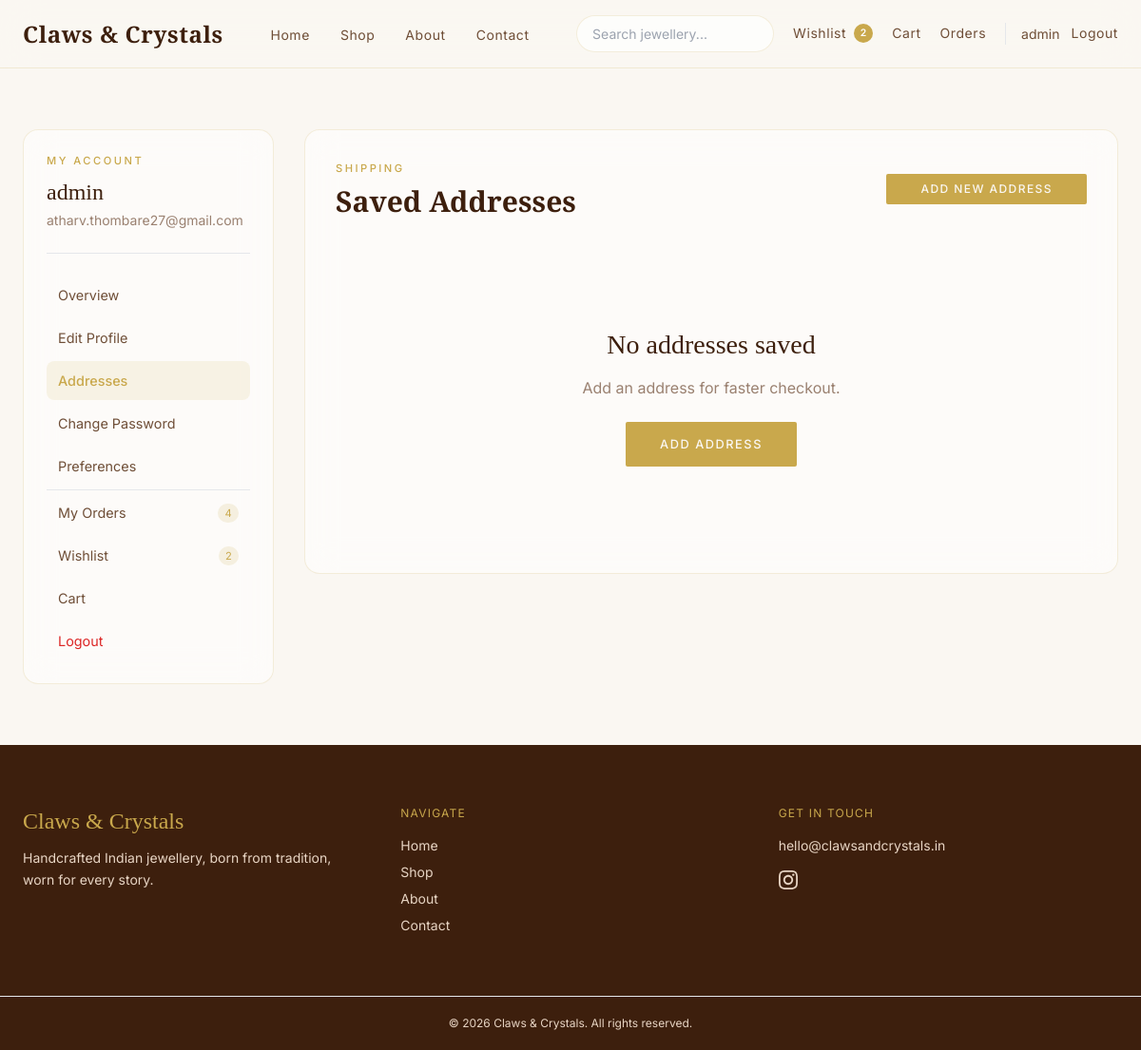
Page /accounts/profile/addresses/ (signed in) on the earlier database version.
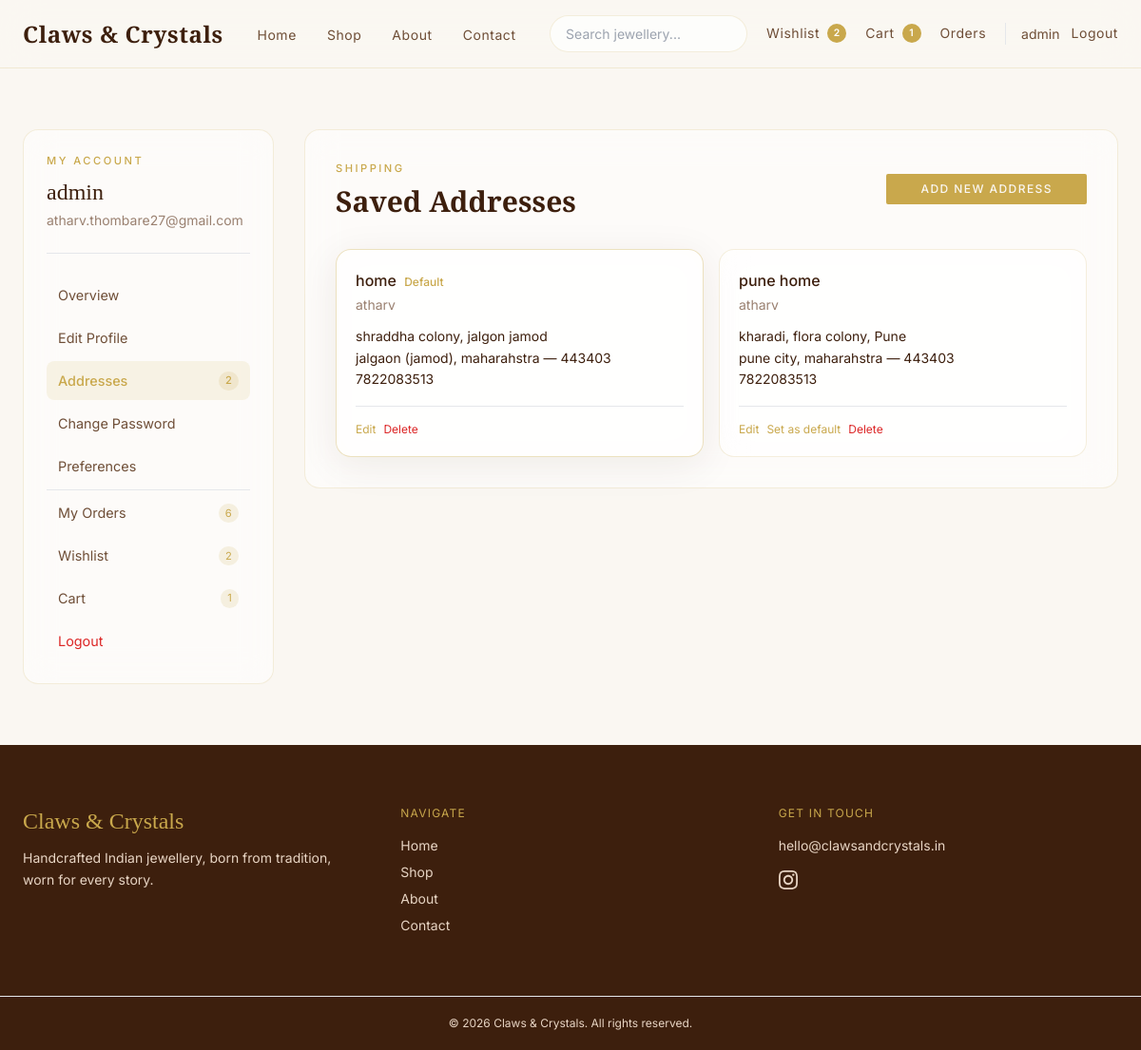
Same page on the later database version.
### accounts/models.py (models this page shows, shortened)
class ShippingAddress(models.Model):
    user = models.ForeignKey(
        settings.AUTH_USER_MODEL,
        on_delete=models.CASCADE,
        related_name="shipping_addresses",
    )
    label = models.CharField(max_length=50, default="Home")
    full_name = models.CharField(max_length=255)
    email = models.EmailField()
    phone = models.CharField(max_length=20)
    address = models.TextField()
    city = models.CharField(max_length=100)
    state = models.CharField(max_length=100)
    pincode = models.CharField(max_length=20)
    is_default = models.BooleanField(default=False)
    created_at = models.DateTimeField(auto_now_add=True)
    class Meta:
        ordering = ["-is_default", "-created_at"]

### accounts/profile_views.py (the view)
# urls.py: path("profile/addresses/", profile_addresses, name="profile_addresses"),
@login_required
def profile_addresses(request):
    user = request.user
    addresses = ShippingAddress.objects.filter(user=user)
    return render(
        request,
        "accounts/profile/addresses.html",
        {
            **_profile_context(user, "addresses"),
            "addresses": addresses,
        },
    )

### accounts/profile_views.py (called while the page is built)
def _profile_context(user, active_section):
    return {
        "active_section": active_section,
        "order_count": Order.objects.filter(user=user).count(),
        "address_count": ShippingAddress.objects.filter(user=user).count(),
        "wishlist_count": Wishlist.objects.filter(user=user).count(),
        "cart_count": CartItem.objects.filter(user=user).count(),
    }

### cart/context_processors.py (called while the page is built)
def navbar_counts(request):
    cart_count = 0
    wishlist_count = 0
    if request.user.is_authenticated:
        cart_count = (
            CartItem.objects.filter(
                user=request.user
            ).aggregate(
                total=Sum("quantity")
            )["total"]
            or 0
        )
        wishlist_count = Wishlist.objects.filter(
            user=request.user
        ).count()
    return {
        "cart_count": cart_count,
        "wishlist_count": wishlist_count,
    }

### templates/accounts/profile/addresses.html (shortened to what this page needs)
{% extends "accounts/profile/base_profile.html" %}
{% block profile_content %}
<div class="glass-card p-6 md:p-8">
    <div class="flex flex-col sm:flex-row justify-between items-start sm:items-center gap-4 mb-8">
        <div>
            <span class="section-eyebrow">Shipping</span>
            <h1 class="section-title text-left !text-3xl">Saved Addresses</h1>
        </div>
        <a href="{% url 'profile_address_add' %}" class="btn-primary !text-xs !py-2">Add New Address</a>
    </div>
    {% if addresses %}
    <div class="grid sm:grid-cols-2 gap-4">
        {% for address in addresses %}
        <div class="glass-card p-5 {% if address.is_default %}glass-card--selected{% endif %}">
            <div class="flex justify-between items-start mb-3">
                <div>
                    <p class="font-medium text-brown">
                        {{ address.label }}
                        {% if address.is_default %}
                        <span class="text-xs text-gold ml-1">Default</span>
                        {% endif %}
                    </p>
                    <p class="text-sm text-muted mt-1">{{ address.full_name }}</p>
                </div>
            </div>
            <p class="text-sm text-brown leading-relaxed">
                {{ address.address }}<br>
                {{ address.city }}, {{ address.state }} — {{ address.pincode }}<br>
                {{ address.phone }}
            </p>
            <div class="flex flex-wrap gap-2 mt-4 pt-4 border-t border-gold/10">
                <a href="{% url 'profile_address_edit' address.id %}"
                    class="text-xs text-gold hover:underline">Edit</a>
                {% if not address.is_default %}
                <a href="{% url 'profile_address_set_default' address.id %}"
                    class="text-xs text-gold hover:underline">Set as default</a>
                {% endif %}
                <a href="{% url 'profile_address_delete' address.id %}"
                    class="text-xs text-red-600 hover:underline">Delete</a>
            </div>
        </div>
        {% endfor %}
    </div>
    {% else %}
    <div class="empty-state">
        <h3 class="empty-state__title">No addresses saved</h3>
        <p class="empty-state__text">Add an address for faster checkout.</p>
        <a href="{% url 'profile_address_add' %}" class="btn-primary mt-6">Add Address</a>
    </div>
    {% endif %}
</div>
{% endblock %}

### templates/partials/navbar.html (shortened to what this page needs)
<nav class="site-nav sticky top-0 z-50" id="site-nav">
    <div class="page-container py-4">
        <div class="flex items-center justify-between gap-4">
            <a href="/"
                class="font-serif text-2xl font-semibold tracking-wide text-brown hover:text-gold transition-colors shrink-0">
                Claws &amp; Crystals
            </a>
            <ul class="hidden lg:flex items-center gap-8">
                <li><a href="/" class="nav-link">Home</a></li>
                <li><a href="{% url 'product_list' %}" class="nav-link">Shop</a></li>
                <li><a href="{% url 'about' %}" class="nav-link">About</a></li>
                <li><a href="{% url 'contact' %}" class="nav-link">Contact</a></li>
            </ul>
            <div class="hidden lg:flex items-center gap-5">
                <form method="GET" action="{% url 'product_list' %}">
                    <input type="text" name="q" placeholder="Search jewellery..."
                        value="{{ request.GET.q }}" class="search-input">
                </form>
                <a href="{% url 'wishlist' %}" class="nav-link flex items-center gap-2">
                    Wishlist
                    {% if wishlist_count %}
                    <span class="badge-count">{{ wishlist_count }}</span>
                    {% endif %}
                </a>
                <a href="{% url 'cart' %}" class="nav-link flex items-center gap-2">
                    Cart
                    {% if cart_count %}
                    <span class="badge-count">{{ cart_count }}</span>
                    {% endif %}
                </a>
                <a href="{% url 'my_orders' %}" class="nav-link">Orders</a>
                {% if request.user.is_authenticated %}
                <div class="flex items-center gap-3 pl-4 border-l border-gold/20">
                    <a href="{% url 'profile' %}" class="text-sm text-brown-mid hover:text-gold transition-colors">
                        {{ request.user.username }}
                    </a>
                    <a href="{% url 'logout' %}" class="nav-link">Logout</a>
                </div>
                {% else %}
                <div class="flex items-center gap-3 pl-4 border-l border-gold/20">
                    <a href="{% url 'login' %}" class="nav-link">Login</a>
                    <a href="{% url 'register' %}" class="btn-primary !py-2 !px-5 !text-xs">Register</a>
                </div>
                {% endif %}
            </div>
        </div>
    </div>
</nav>

### templates/accounts/partials/profile_sidebar.html
<aside class="lg:col-span-1">
    <div class="glass-card p-6 lg:sticky lg:top-28">
        <div class="mb-6 pb-6 border-b border-gold/20">
            <p class="section-eyebrow">My Account</p>
            <h2 class="font-serif text-2xl text-brown">{{ request.user.username }}</h2>
            <p class="text-sm text-muted mt-1">{{ request.user.email }}</p>
        </div>
        <nav class="profile-nav space-y-1">
            <a href="{% url 'profile' %}"
                class="profile-nav__link {% if active_section == 'dashboard' %}is-active{% endif %}">
                Overview
            </a>
            <a href="{% url 'profile_edit' %}"
                class="profile-nav__link {% if active_section == 'edit' %}is-active{% endif %}">
                Edit Profile
            </a>
            <a href="{% url 'profile_addresses' %}"
                class="profile-nav__link {% if active_section == 'addresses' %}is-active{% endif %}">
                Addresses
                {% if address_count %}<span class="profile-nav__badge">{{ address_count }}</span>{% endif %}
            </a>
            <a href="{% url 'profile_password' %}"
                class="profile-nav__link {% if active_section == 'password' %}is-active{% endif %}">
                Change Password
            </a>
            <a href="{% url 'profile_settings' %}"
                class="profile-nav__link {% if active_section == 'settings' %}is-active{% endif %}">
                Preferences
            </a>
            <hr class="border-gold/20 my-3">
            <a href="{% url 'my_orders' %}" class="profile-nav__link">
                My Orders
                {% if order_count %}<span class="profile-nav__badge">{{ order_count }}</span>{% endif %}
            </a>
            <a href="{% url 'wishlist' %}" class="profile-nav__link">
                Wishlist
                {% if wishlist_count %}<span class="profile-nav__badge">{{ wishlist_count }}</span>{% endif %}
            </a>
            <a href="{% url 'cart' %}" class="profile-nav__link">
                Cart
                {% if cart_count %}<span class="profile-nav__badge">{{ cart_count }}</span>{% endif %}
            </a>
            <a href="{% url 'logout' %}" class="profile-nav__link text-red-600 hover:!text-red-700">
                Logout
            </a>
        </nav>
    </div>
</aside>

Differences in the rows shown:
added ShippingAddress: label "home", is_default "Default", full_name "atharv", address "shraddha colony, jalgon jamod", city "jalgaon (jamod)", state "maharahstra", pincode "443403", phone "7822083513"
added ShippingAddress: label "pune home", full_name "atharv", address "kharadi, flora colony, Pune", city "pune city", state "maharahstra", pincode "443403", phone "7822083513", is_default "Set as default"
Other differences:
{{ cart_count }}: (not shown) → "1"
{{ address_count }}: (not shown) → "2"
{{ order_count }}: "4" → "6"
text no longer shown: "No addresses saved Add an address for faster checkout. ADD ADDRESS"
